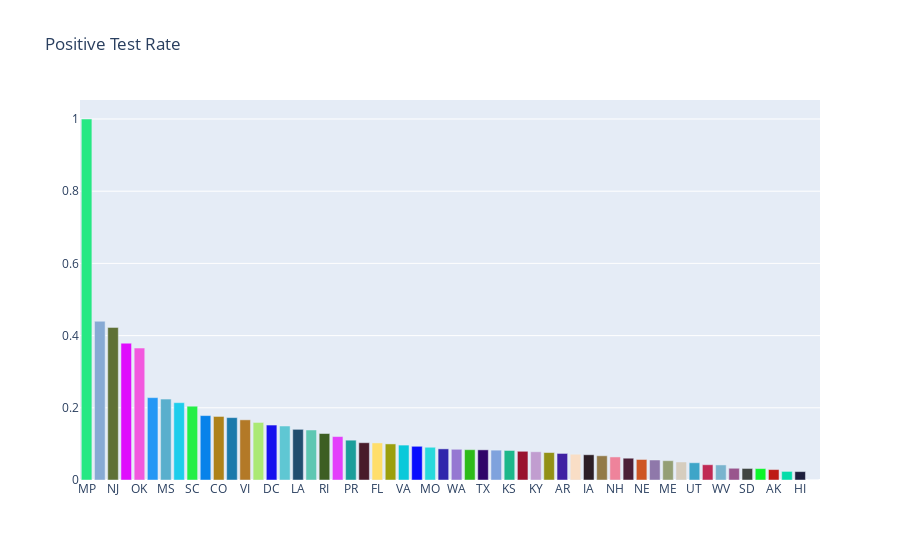
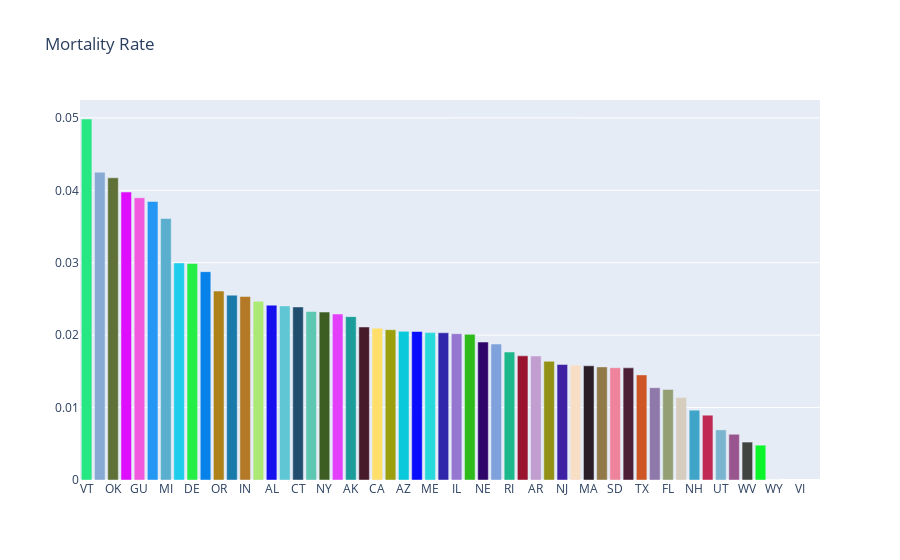

Notebook cell for these charts, in order:
### Code cell
import requests
import json
import pandas as pd
from colour import Color
import plotly.graph_objects as go
import matplotlib.pyplot as plt
import matplotlib

import warnings
warnings.filterwarnings('ignore')

# Query API
states = requests.get('https://covidtracking.com/api/states/daily').json()
states = pd.DataFrame(states)

us = requests.get('https://covidtracking.com/api/us/daily').json()
us = pd.DataFrame(us)

# Format Data
states.date = pd.to_datetime(states.date, format = '%Y%m%d')
us.date = pd.to_datetime(us.date, format = '%Y%m%d')

states.set_index('date', inplace = True)
us.set_index('date', inplace =  True)
today = states.loc[states.index.max()]

##################################### GRAPHING ###########################################

# NATIONAL POSITIVE 
plt.style.use('dark_background')
matplotlib.rcParams.update({'font.size': 15})
fig = plt.figure(figsize=(15,5))
us.positive.plot(linewidth=3, marker = 'o', markersize=10)
plt.title('Positive Test Results COVID-19')
plt.grid()
plt.show()
fig.savefig('images/positive_tests.png')

# NATIONAL DEATHS
fig = plt.figure(figsize=(15,5))
us.death.dropna().plot(linewidth=3, marker = 'o', markersize=10)
plt.title('US Deaths')
plt.grid()
plt.show()
fig.savefig('images/deaths.png')

# POSITIVE GROWTH FROM PREVIOUS DAY
us_rev = us.iloc[::-1].positive.diff()
fig = plt.figure(figsize=(15,5))
us_rev.plot(linewidth=3, marker = 'o', markersize=10)
plt.title('Positive Case Growth')
plt.grid()
plt.show()
fig.savefig('images/positive_case_growth.png')

# POSITIVE CASES IN ILLINOIS
fig = plt.figure(figsize=(15,5))
states[states.state == 'IL'].positive.plot(linewidth=3, marker = 'o', markersize=10)
plt.title('Illinois Confirmed Cases')
plt.grid()
plt.show()
fig.savefig('images/illinois_cases.png')

# POSITIVE CASES IN NY
fig = plt.figure(figsize=(15,5))
states[states.state == 'NY'].positive.plot(linewidth=3, marker = 'o', markersize=10)
plt.title('New York Confirmed Cases')
plt.grid()
plt.show()
fig.savefig('images/ny_cases.png')

# POSITIVE CASES IN IA
fig = plt.figure(figsize=(15,5))
states[states.state == 'IA'].positive.plot(linewidth=3, marker = 'o', markersize=10)
plt.title('Iowa Confirmed Cases')
plt.grid()
plt.show()
fig.savefig('images/ia_cases.png')

# POSITIVE CASES IN HIGHEST COUNT CITIES
top_ten = today.sort_values(by='positive', ascending=False)[:10]
ten_states = top_ten.state
fig = plt.figure(figsize=(15,5))
for state in ten_states:
    if state in list(ten_states[:5].values):
        states[states.state == state].positive.plot(label = state, linewidth=3, marker = 'o', markersize=10)
    else:
        states[states.state == state].positive.plot(label = state, linewidth=1, marker = 'o', markersize=3)
plt.title('10 states with the most confirmed cases')
plt.ylabel('Positive Test Results')
plt.legend(loc='upper left')
plt.grid()
plt.show()
fig.savefig('images/top_ten_states.png')

# CASES BY STATE –– MAP
fig = go.Figure(data=go.Choropleth(
    locations=today.state, # Spatial coordinates
    z = today.positive, # Data to be color-coded
    locationmode = 'USA-states', # set of locations match entries in `locations`
    colorscale = 'Reds',
    colorbar_title = "Confirmed Cases",
))

fig.update_layout(
    title_text = 'COVID-19 Cases by State',
    geo_scope='usa', # limite map scope to USA
)

fig.show()
fig.write_image('images/positive_cases_map.png')

# POSITIVE TEST RATE
today['positive_rate'] = today.positive/today.total
rates = today.sort_values(by='positive_rate', ascending = False)
rates = rates[['state', 'positive_rate', 'death', 'positive']]
rates = rates.set_index('state')
colors = [Color(pick_for=x).get_hex_l() for x in rates.index]
fig = go.Figure([go.Bar(x=rates.index, y=rates.positive_rate, marker_color=colors)])
fig.update_layout(
    title_text = 'Positive Test Rate'
)
fig.show()
fig.write_image('images/positive_test_rate.png')

# MORTALITY RATE
rates['death_rate'] = rates.death/rates.positive
rates = rates.sort_values(by='death_rate', ascending=False)
fig = go.Figure([go.Bar(x=rates.index, y=rates.death_rate, marker_color=colors)])
fig.update_layout(
    title_text = 'Mortality Rate')
fig.show()
fig.write_image('images/mortality_rate.png')

# SAVE DATA
us.reset_index(inplace = True)
states.reset_index(inplace=True)
us.date = us.date.astype(str)
states.date = states.date.astype(str)
national_data = us.to_dict()
state_data = states.to_dict()


data = {'state': state_data,
        'us': national_data}

with open('coronavirus.json', mode='w', encoding='utf-8') as f:
    json.dump(data, f)

with open('coronavirus.json') as f:
    data = json.load(f)
    state = data['state']

### Figure 1 — Plotly figure (JSON) as saved in the notebook; plotly's stock layout.template omitted (floating-point values rounded to 4 significant figures)
{"data": [{"marker": {"color": ["#26e883", "#87aad4", "#5f7136", "#df0dfd", "#f258de", "#2497f5", "#59afcd", "#1ecdec", "#25ef47", "#0782ea", "#ae8219", "#1a79ab", "#b37927", "#abe974", "#1610ee", "#5fc7d3", "#214e6f", "#5ec7b2", "#3d5e23", "#e33ffb", "#1b9e9a", "#481b2a", "#ffde6a", "#9b9f0d", "#0ac9da", "#080dfe", "#28d9dc", "#2f26ac", "#9577d2", "#2ebb19", "#300569", "#7fa2dd", "#1cb78a", "#99122e", "#c19dd0", "#929116", "#3f21a3", "#f9dec6", "#2c1e26", "#927a48", "#ee839b", "#4c1f37", "#ce5624", "#8f78aa", "#949f74", "#d6cdbe", "#3ea5c8", "#c02954", "#7ab4ce", "#99558d", "#404542", "#0bf62a", "#be1a15", "#02ddaa", "#1d1f3c", "#da865d"]}, "type": "bar", "x": ["MP", "MI", "NJ", "NY", "OK", "GA", "MS", "CT", "SC", "IN", "CO", "IL", "VI", "GU", "DC", "MA", "LA", "AL", "RI", "PA", "PR", "MD", "FL", "NV", "VA", "CA", "MO", "OH", "WA", "DE", "TX", "TN", "KS", "ID", "KY", "WI", "AR", "VT", "IA", "AZ", "NH", "NC", "NE", "WY", "ME", "OR", "UT", "MT", "WV", "MN", "SD", "ND", "AK", "NM", "HI", "AS"], "y": [1, 0.4397, 0.4228, 0.379, 0.3655, 0.2282, 0.2242, 0.2143, 0.2044, 0.1784, 0.176, 0.1728, 0.1667, 0.1594, 0.1522, 0.1496, 0.1403, 0.1385, 0.1287, 0.1204, 0.1103, 0.1033, 0.1027, 0.09994, 0.09672, 0.09338, 0.09072, 0.08622, 0.08511, 0.08396, 0.08352, 0.08268, 0.08179, 0.07953, 0.07822, 0.0761, 0.07357, 0.07141, 0.06991, 0.0671, 0.06388, 0.06036, 0.05686, 0.05537, 0.05348, 0.04991, 0.04781, 0.04229, 0.04175, 0.03251, 0.03199, 0.0316, 0.02889, 0.02379, 0.02325, 0]}], "layout": {"title": {"text": "Positive Test Rate"}}}

### Figure 2 — Plotly figure (JSON) as saved in the notebook; plotly's stock layout.template omitted (floating-point values rounded to 4 significant figures)
{"data": [{"marker": {"color": ["#26e883", "#87aad4", "#5f7136", "#df0dfd", "#f258de", "#2497f5", "#59afcd", "#1ecdec", "#25ef47", "#0782ea", "#ae8219", "#1a79ab", "#b37927", "#abe974", "#1610ee", "#5fc7d3", "#214e6f", "#5ec7b2", "#3d5e23", "#e33ffb", "#1b9e9a", "#481b2a", "#ffde6a", "#9b9f0d", "#0ac9da", "#080dfe", "#28d9dc", "#2f26ac", "#9577d2", "#2ebb19", "#300569", "#7fa2dd", "#1cb78a", "#99122e", "#c19dd0", "#929116", "#3f21a3", "#f9dec6", "#2c1e26", "#927a48", "#ee839b", "#4c1f37", "#ce5624", "#8f78aa", "#949f74", "#d6cdbe", "#3ea5c8", "#c02954", "#7ab4ce", "#99558d", "#404542", "#0bf62a", "#be1a15", "#02ddaa", "#1d1f3c", "#da865d"]}, "type": "bar", "x": ["VT", "LA", "OK", "WA", "GU", "PR", "MI", "GA", "DE", "KY", "OR", "OH", "IN", "MN", "AL", "MT", "CT", "CO", "NY", "VA", "AK", "ND", "CA", "KS", "AZ", "MS", "ME", "NV", "IL", "SC", "NE", "DC", "RI", "ID", "AR", "IA", "NJ", "NM", "MA", "MD", "SD", "WI", "TX", "PA", "FL", "MO", "NH", "TN", "UT", "NC", "WV", "HI", "WY", "MP", "VI", "AS"], "y": [0.04984, 0.0425, 0.04172, 0.03976, 0.03896, 0.03846, 0.0361, 0.02997, 0.02989, 0.02876, 0.02609, 0.02552, 0.02534, 0.02467, 0.02414, 0.02404, 0.0239, 0.02326, 0.02319, 0.02291, 0.02256, 0.02113, 0.02097, 0.02075, 0.02052, 0.0205, 0.02035, 0.02033, 0.0202, 0.02011, 0.01905, 0.01877, 0.01767, 0.01714, 0.01712, 0.01639, 0.01595, 0.01587, 0.01577, 0.01562, 0.0155, 0.01548, 0.01451, 0.01275, 0.01251, 0.01139, 0.009639, 0.008945, 0.006917, 0.006313, 0.005236, 0.004808, 0, null, null, null]}], "layout": {"title": {"text": "Mortality Rate"}}}
